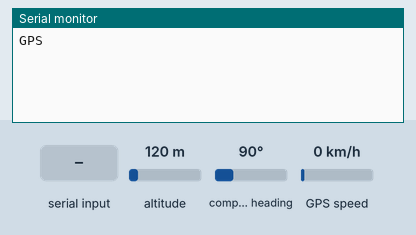
A program run on a simulated Arduino Uno, built with avr-gcc and run on an emulated ATmega328P. On the bench: the last lines printed to the serial monitor. The inputs (shaded band) are chosen by the test bench; at power-on: altitude 120 m, compass heading 90°, GPS speed 0 km/h. The GPS gets a fix after 3 s at 37.7749, -122.4194 with 8 satellites.

Above: at 1.2 s.
1.3 s: "g" received over Serial
At 3.2 s:
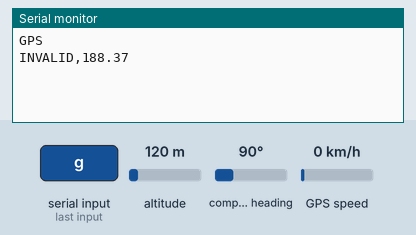
3.5 s: "g" received over Serial
At 5.3 s:
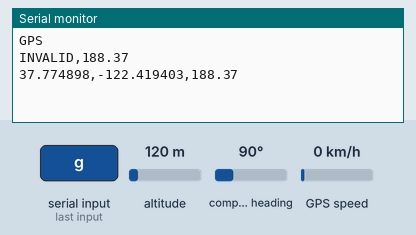

The program:

main.cpp
```cpp
#include <Arduino.h>
#include <TinyGPS++.h>
#include <SoftwareSerial.h>
#include <Wire.h>
#include <Adafruit_Sensor.h>
#include <Adafruit_HMC5883_U.h>

static const int RXPin = 8, TXPin = 9;
static const uint32_t GPSBaud = 9600;

// Assign a Uniquej ID to the HMC5883 Compass Sensor
Adafruit_HMC5883_Unified mag = Adafruit_HMC5883_Unified(12345);

// The TinyGPS++ object
TinyGPSPlus gps;

// The serial connection to the NEO-6m GPS module
SoftwareSerial ss(RXPin, TXPin);


void displayCompassInfo()
{
  sensors_event_t event;
  mag.getEvent(&event);
  // Calculate heading when the magnetometer is level, then correct for signs of axis.
  float heading = atan2(event.magnetic.y, event.magnetic.x);
  float declinationAngle = 8;
  heading += declinationAngle;

  // Correct for when signs are reversed.
  if(heading < 0)
    heading += 2*PI;

  // Check for wrap due to addition of declination.
  if(heading > 2*PI)
    heading -= 2*PI;

  // Convert radians to degrees for readability.
  float headingDegrees = heading * 180/M_PI;

  Serial.println(headingDegrees);

  delay(500);
}


void displayGpsInfo()
{
  // Prints the location if lat-lng information was recieved
  if (gps.location.isValid())
  {
    Serial.print(gps.location.lat(), 6);
    Serial.print(F(","));
    Serial.print(gps.location.lng(), 6);
  }
  // prints invalid if no information was recieved in regards to location.
  else
  {
    Serial.print(F("INVALID"));
  }
  if(mag.begin())
  {
    Serial.print(",");
    displayCompassInfo();
  }
}


void setup()
{
  Serial.begin(115200);
  ss.begin(GPSBaud);
  Serial.read();
  Serial.println("GPS");
}

void loop()
{
  // This sketch displays information every time a new sentence is correctly encoded from the GPS Module.
  if (ss.available() > 0)
    if (gps.encode(ss.read()))
    if (Serial.read()=='g')
    displayGpsInfo();
}
```

Measured:
- after the input at 1.3 s, the serial monitor: prints a new line after 0.71 s (image 1)
- after the input at 3.5 s, the serial monitor: prints a new line after 0.53 s (image 2)
